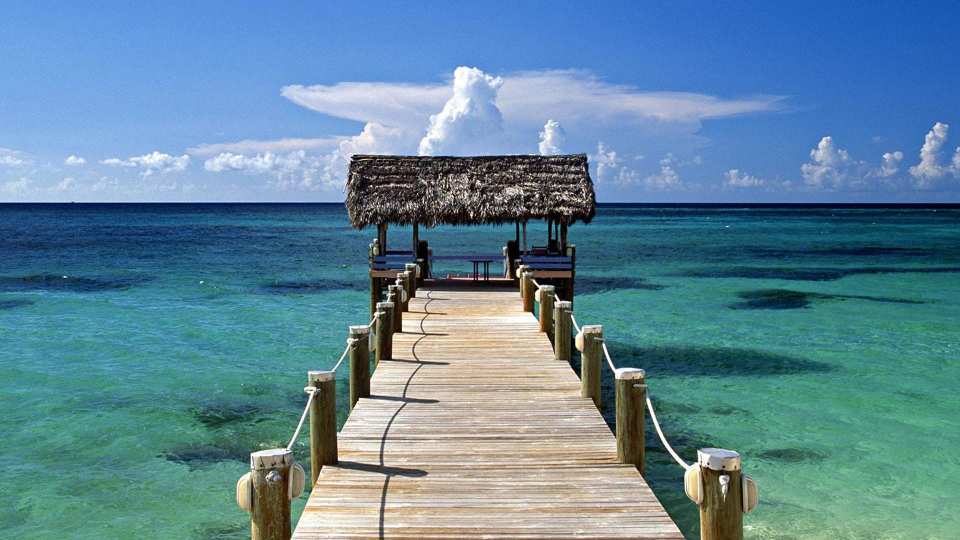
#> input picture dock.jpg, 1920 x 1080 px (shown at 1/2 size)
$ jupyter execute --allow-errors 'Retina V2 Performance sample.ipynb'   (shell and % lines are left out)
#> lines starting #> are read from the running program, lines starting #| are printed output that depends on the picture
### classes.py
import numpy as np
from helpers import *
from functions import *

def loadConfig():
    try:
        globals()['types'] = loadPickle('config.pkl')
        return 0
    except:
        return -1

if loadConfig()!=0:
    raise Exception('Failed to load config.pkl! Please make sure it exists.')

#===============================================================================================================================
#===============================================================================================================================
#                                         ██████╗ ███████╗████████╗██╗███╗   ██╗ █████╗
#                                         ██╔══██╗██╔════╝╚══██╔══╝██║████╗  ██║██╔══██╗
#                                         ██████╔╝█████╗     ██║   ██║██╔██╗ ██║███████║
#                                         ██╔══██╗██╔══╝     ██║   ██║██║╚██╗██║██╔══██║
#                                         ██║  ██║███████╗   ██║   ██║██║ ╚████║██║  ██║
#                                         ╚═╝  ╚═╝╚══════╝   ╚═╝   ╚═╝╚═╝  ╚═══╝╚═╝  ╚═╝
#===============================================================================================================================
#===============================================================================================================================

class Retina:
    def __init__(self, fname):
        self.backProjectedVector = None
        self.normalizationVector = None
        self.normalizationImage = None
        self.input_resolution = None
        self.scalingFactor = None
        self.sampledVector = None
        self.coeff_array = None
        self.index_array = None
        self.size_array = None
        self.kernel_map = None
        self.crop_coords = None
        self.ret_coords = None
        self.backProject = None
        self.getResult = None
        self.fixation = None
        self.sample = None
        self.Arrays = None
        self.fname = fname
        self.shape = None
        self.size = None
        self.RGB = None

        try:
            self.loadArrays()
            self.shape = np.copy(self.size)
            self.createNormImg()
        except:
            raise Exception('Could not find previously saved arrays! Please make sure to initlaize them.')

    def loadArrays(self):
        if self.Arrays is None:
            self.Arrays = loadPickle(self.fname)
        self.size,self.scalingFactor,self.coeff_array,self.index_array,self.size_array,self.kernel_map = self.Arrays

    def setInputResolution(self, w, h):
        self.input_resolution = np.array([h,w], dtype='int32')

    # [94 lines left out: functions createNormImg, setFixation, sample_gray, backProject_gray, sample_rgb, backProject_rgb and 1 more, not called in this run]

#===============================================================================================================================
#===============================================================================================================================
#                                      ██████╗ ██████╗ ██████╗ ████████╗███████╗██╗  ██╗
#                                     ██╔════╝██╔═══██╗██╔══██╗╚══██╔══╝██╔════╝╚██╗██╔╝
#                                     ██║     ██║   ██║██████╔╝   ██║   █████╗   ╚███╔╝
#                                     ██║     ██║   ██║██╔══██╗   ██║   ██╔══╝   ██╔██╗
#                                     ╚██████╗╚██████╔╝██║  ██║   ██║   ███████╗██╔╝ ██╗
#                                      ╚═════╝ ╚═════╝ ╚═╝  ╚═╝   ╚═╝   ╚══════╝╚═╝  ╚═╝
#===============================================================================================================================
#===============================================================================================================================

class Cortex:
    def __init__(self, fname):
        self.backProjectedVector = None
        self.normalizationVector = None
        self.right_hemi_size = None
        self.left_hemi_size = None
        self.scalingFactor = None
        self.backProject = None
        self.coeff_array = None
        self.index_array = None
        self.size_array = None
        self.fname = fname
        self.size = None

        try:
            self.loadArrays()
            self.createNormVect()
            pass
        except:
            raise Exception('Could not find previously saved arrays! Please make sure to initlaize them.')

    def loadArrays(self):
        self.size,self.scalingFactor,self.coeff_array,self.index_array,self.size_array,hemi_sizes = loadPickle(self.fname)
        self.left_hemi_size, self.right_hemi_size = hemi_sizes

    # [33 lines left out: functions createNormVect, backProject_gray, backProject_rgb, calibrate, not called in this run]

#===============================================================================================================================
#===============================================================================================================================
#             ██████╗ ██╗   ██╗██████╗  █████╗ ███╗   ███╗██╗██████╗     ██╗     ███████╗██╗   ██╗███████╗██╗
#             ██╔══██╗╚██╗ ██╔╝██╔══██╗██╔══██╗████╗ ████║██║██╔══██╗    ██║     ██╔════╝██║   ██║██╔════╝██║
#             ██████╔╝ ╚████╔╝ ██████╔╝███████║██╔████╔██║██║██║  ██║    ██║     █████╗  ██║   ██║█████╗  ██║
#             ██╔═══╝   ╚██╔╝  ██╔══██╗██╔══██║██║╚██╔╝██║██║██║  ██║    ██║     ██╔══╝  ╚██╗ ██╔╝██╔══╝  ██║
#             ██║        ██║   ██║  ██║██║  ██║██║ ╚═╝ ██║██║██████╔╝    ███████╗███████╗ ╚████╔╝ ███████╗███████╗
#             ╚═╝        ╚═╝   ╚═╝  ╚═╝╚═╝  ╚═╝╚═╝     ╚═╝╚═╝╚═════╝     ╚══════╝╚══════╝  ╚═══╝  ╚══════╝╚══════╝
#===============================================================================================================================
#===============================================================================================================================

class Pyramid_Level:
    # [23 lines left out: functions __init__, createNormVect, not called in this run]

    ########################################
    ############## GRAY SCALE ##############
    ########################################

    def sample_gray(self, img_vect):
        self.sampledVector = np.zeros(self.out_dim, dtype=types['RESULT'])
        sample(img_vect,self.coeff_array,self.sampledVector,self.size_array,self.index_array)

    # [35 lines left out: functions backProject_gray, sample_rgb, backProject_rgb, calibrate, not called in this run]

### helpers.py
import cv2
import pickle
import numpy as np

def loadPickle(fname):
#> called with fname = 'config.pkl'
    with open(fname, "rb") as f:
#> (reads config.pkl from the repository)
        temp = pickle.load(f)
    return temp

def savePickle(fname, data):
    with open(fname, "wb") as f:
            pickle.dump(data, f)

def get_retinaBackProjected_GRAY(retina):
    h, w = retina.size
    return retina.backProjectedVector[:h*w].reshape((h,w)).astype('uint8')

# [28 lines left out: functions get_retinaBackProjected_RGB, get_retinaBackProjected_BGR, get_cortexBackProjected_GRAY, get_cortexBackProjected_RGB, get_cortexBackProjected_BGR, not called in this run]

def resize(img, size):
    return cv2.resize(img, dsize=(size[1], size[0]), interpolation=cv2.INTER_CUBIC)

### Retina V2 Performance sample.ipynb
[cell 1]
import cv2
import skimage.io
from classes import *
from helpers import *
from functions import *
import matplotlib.pyplot as plt

img = skimage.io.imread('dock.jpg')
#> img is the input picture: shape (1080, 1920, 3); mean R, G, B 94.8, 134.2, 153.8
#img = skimage.io.imread('Book_5_0.jpg')
img_gray = cv2.cvtColor(img, cv2.COLOR_RGB2GRAY)
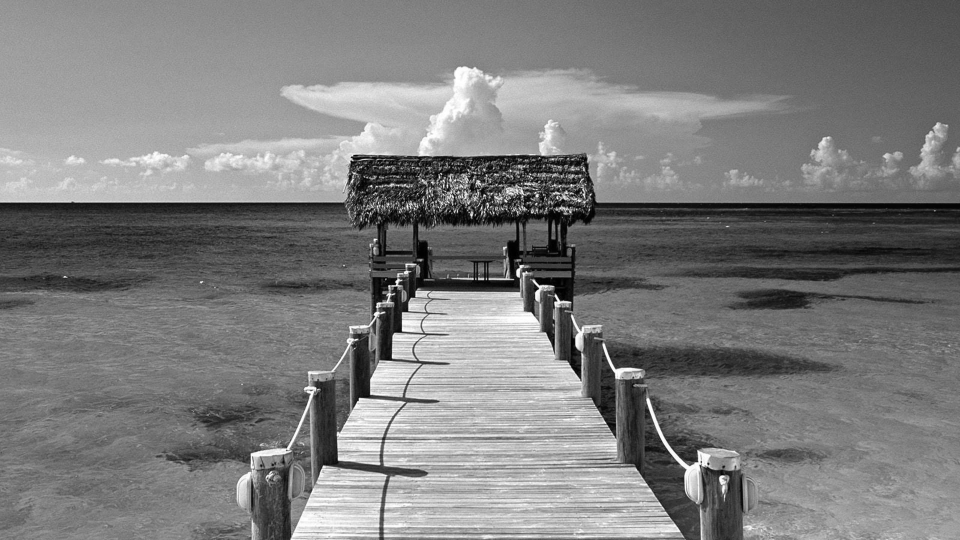
#> img_gray: shape (1080, 1920) (shown at 1/2 size); min 0, max 255, mean 124.7
offset = 926//2
y_center = 1080//2
x_center = 1920//2

cropped = img[y_center-offset:y_center+offset,x_center-offset:x_center+offset,:]
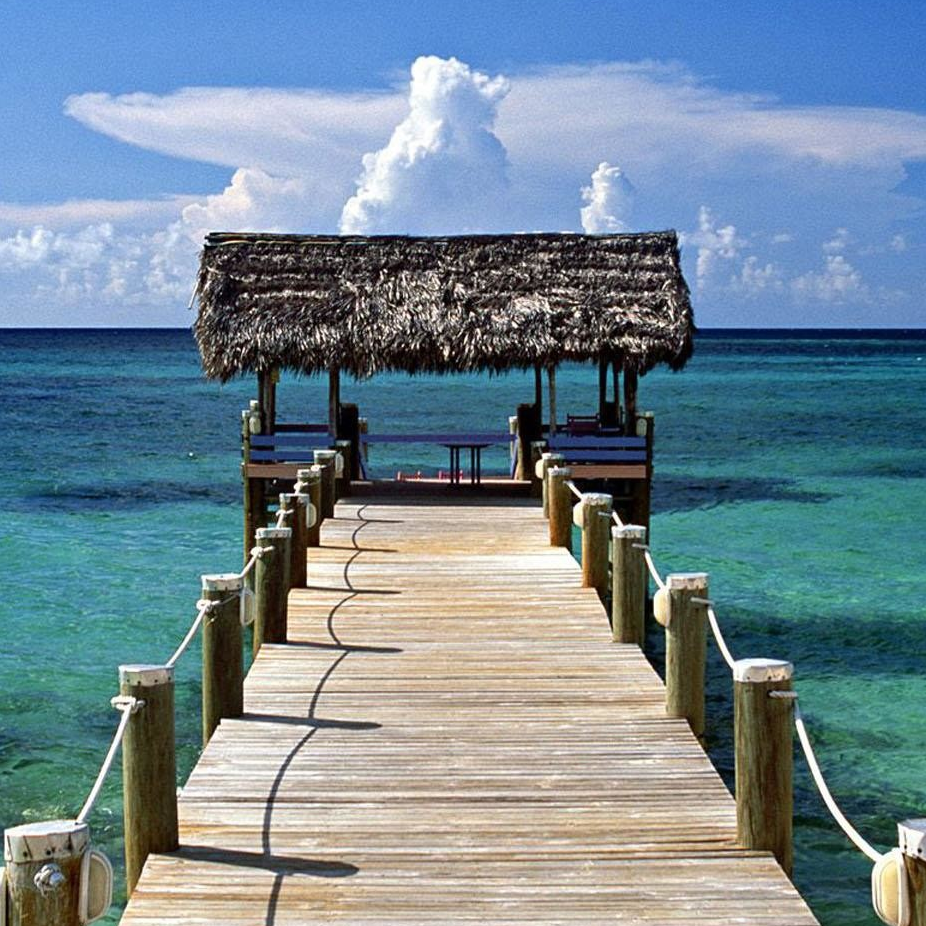
#> cropped: shape (926, 926, 3); mean R, G, B 115.1, 136.3, 148.9
cropped_gray = img_gray[y_center-offset:y_center+offset,x_center-offset:x_center+offset]
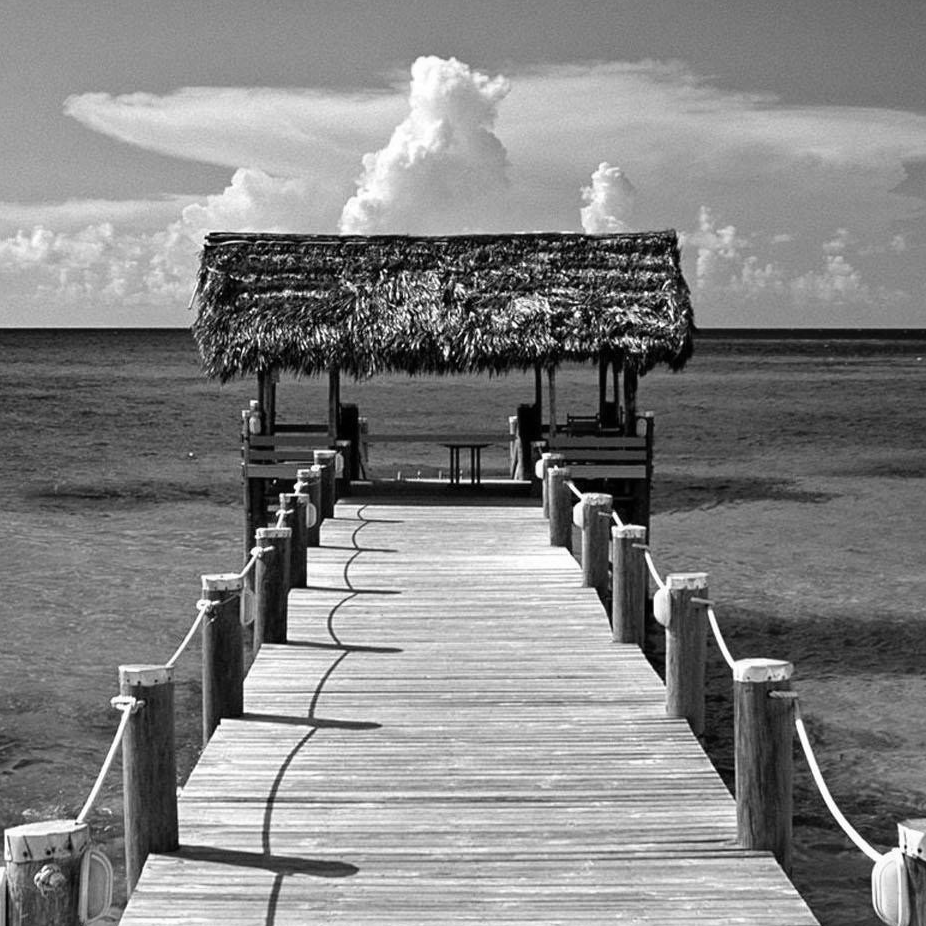
#> cropped_gray: shape (926, 926); min 0, max 255, mean 131.4

#> (the rest of this cell did not finish here and is left out)


[cell 2]
help(Retina)

#> (a cell that did not finish here is left out)

R.calibrate(img_gray)
R.sample(img_gray)
R.backProject()
plt.figure(figsize=(9,9))
plt.imshow(img_gray, cmap='gray')
plt.show()
plt.figure(figsize=(9,9))
plt.imshow(get_retinaBackProjected_GRAY(R) ,cmap='gray')
plt.show()

#> (a cell that did not finish here is left out)

C.calibrate(R)
C.backProject(R.getResult())
plt.figure(figsize=(9,9))
plt.imshow(get_cortexBackProjected_GRAY(C) ,cmap='gray')
plt.show()

#> (a cell that did not finish here is left out)

#> (a cell that did not finish here is left out)

#> (a cell that did not finish here is left out)

#> (a cell that did not finish here is left out)

#> (a cell that did not finish here is left out)

#> (a cell that did not finish here is left out)

#> (a cell that did not finish here is left out)
